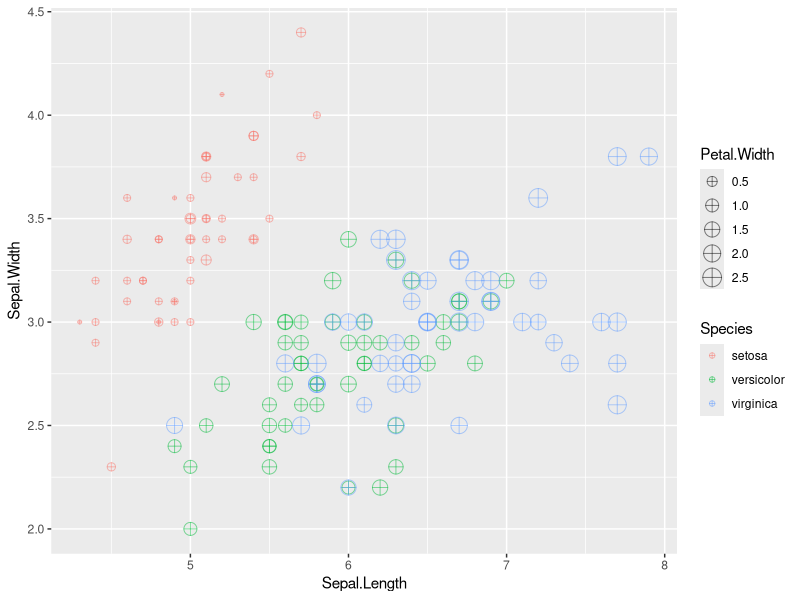
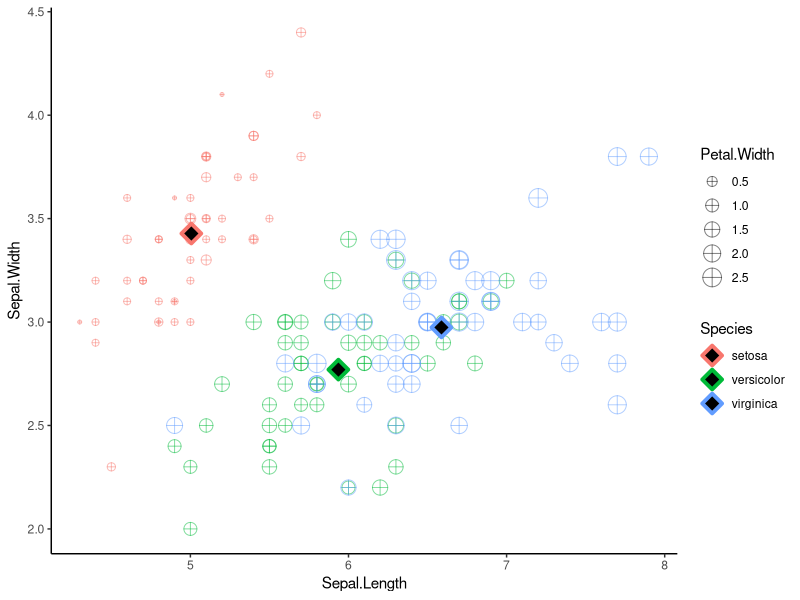

These figures' R source, in order:
# Postwork Sesión 2.

#### Objetivo

"- Conocer algunas de las bases de datos disponibles en `R`
- Observar algunas características y manipular los DataFrames con `dplyr`
- Realizar visualizaciones con `ggplot`

#### Requisitos

1. Tener instalado R y RStudio
2. Haber realizado el prework y estudiado los ejemplos de la sesión."

#### Desarrollo

"
1) Inspecciona el DataSet iris disponible directamente en la librería de ggplot. 
Identifica las variables que contiene y su tipo, asegúrate de que no hayan datos faltantes y 
que los datos se encuentran listos para usarse.
"

library(rmarkdown)
library(ggplot2)
library(stats)
library(dplyr)

BD.iris <- iris

class(BD.iris)
str(BD.iris)
dim(BD.iris)


BD.iris <- na.omit(BD.iris)
View(BD.iris)


###############################################################################
"
2) Crea una gráfica de puntos que contenga `Sepal.Length` en el eje horizontal, 
`Sepal.Width` en el eje vertical, que identifique `Species` por color y que el tamaño 
de la figura está representado por `Petal.Width`. 
Asegúrate de que la geometría contenga `shape = 10` y `alpha = 0.5`."


library(ggplot2)
names(BD.iris)
head(BD.iris)

plot1 <- ggplot(BD.iris, aes(x = Sepal.Length, y = Sepal.Width, color = Species, 
                             size = Petal.Width)) + 
         geom_point(shape=10, alpha=0.5)
plot1


###############################################################################
"
3) Crea una tabla llamada `iris_mean` que contenga el promedio de todas las variables 
agrupadas por `Species`.
"

# install.packages("tidyverse")
library(tidyverse)
iris_mean <- select(BD.iris, Sepal.Length, Sepal.Width, 
                    Petal.Length, Petal.Width, Species) %>%
  mutate(species=factor(Species)) %>%
  group_by(Species) %>%
  summarize(Sepal.Length = mean(Sepal.Length),
            Sepal.Width = mean(Sepal.Width),
            Petal.Length = mean(Petal.Length),
            Petal.Width = mean(Petal.Width))
View(iris_mean)


###############################################################################
"
4) Con esta tabla, agrega a tu gráfica anterior otra geometría de puntos para agregar 
los promedios en la visualización. Asegúrate que el primer argumento de la geometría 
sea el nombre de tu tabla y que los parámetros sean `shape = 23`, `size = 4`, 
`fill = 'black'` y `stroke = 2`. También agrega etiquetas, temas y los cambios 
necesarios para mejorar tu visualización.
"

plot1 + geom_point(data=iris_mean, shape = 23, size = 4, fill= "black", stroke = 2) +
  theme_classic()
